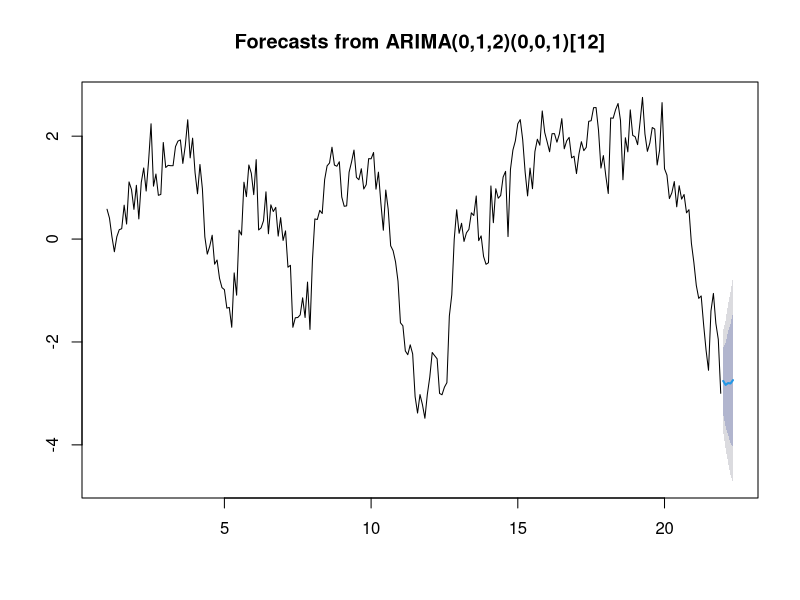

Recreate this plot in R. (Note: this script raises an error after producing the figure.)
## ---- chunk 1
knitr::opts_chunk$set(echo = TRUE)
library(forecast)
library(readr)
## ---- chunk 2
weather_data <- read.csv("xchange-v1.0.2-115-g6b94+8ef0/data/case1/weather_2022.csv")

# ARIMA Modeling
weather_data_uni <- subset(weather_data, select = -X)

ts_data <- ts(weather_data_uni, frequency = 12)
arima_model <- auto.arima(ts_data)
forecast_data <- forecast(arima_model, h = 5)
plot(forecast_data)
## ---- chunk 3
# Season Decomposition of Time Series
decomp <- stl(ts_data_2, s.window = "periodic", t.window = 12, robust = TRUE)
seasonal <- decomp$time.series[, "seasonal"]
plot(seasonal, main = "Seasonal Component")
## ---- chunk 4
# Exponential Smoothing
model <- ets(ts_data, model = "A")
forecast_values <- forecast(model, h = 12)
plot(forecast_values, main = "Exponential Smoothing Forecast")
